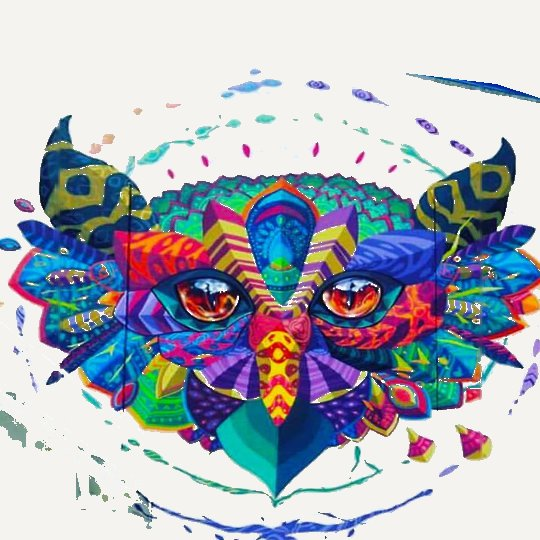
#> input picture tools/sn_paintings/rectified/night_watcher.jpg, 540 x 540 px
$ python mural_rectify_check.py
#> lines starting #> are read from the running program, lines starting #| are printed output that depends on the picture
#!/usr/bin/env python3
"""Quick QA heuristics on rectified mural tiles."""
from __future__ import annotations

import sys
from pathlib import Path

import cv2
import numpy as np

from mural_rectify import OUT_DIR, RECTIFIED_MURAL_IDS


def check(path: Path) -> list[str]:
    issues: list[str] = []
    bgr = cv2.imread(str(path))
#> bgr is the input picture: shape (540, 540, 3); mean B, G, R 185.1, 174.5, 170.1
    if bgr is None:
        return ["unreadable"]
    h, w = bgr.shape[:2]
#> h = 540; w = 540
    rgb = cv2.cvtColor(bgr, cv2.COLOR_BGR2RGB)

    # Sky-like band at top
    top = rgb[: max(1, h // 12), :, :].reshape(-1, 3).astype(np.float32)
    if top[:, 2].mean() > 165 and top[:, 0].mean() < 140:
        issues.append("sky-like top band")

    # Skin-tone heuristic (person)
    f = rgb.reshape(-1, 3).astype(np.float32)
    r, g, b = f[:, 0], f[:, 1], f[:, 2]
    skin = (r > 95) & (g > 40) & (b > 20) & (r > g) & (r > b) & (np.abs(r - g) > 15)
    if skin.mean() > 0.02:
        issues.append(f"skin-tone pixels {skin.mean()*100:.1f}%")

    # Large flat blocks (window paste)
    gray = cv2.cvtColor(bgr, cv2.COLOR_BGR2GRAY)
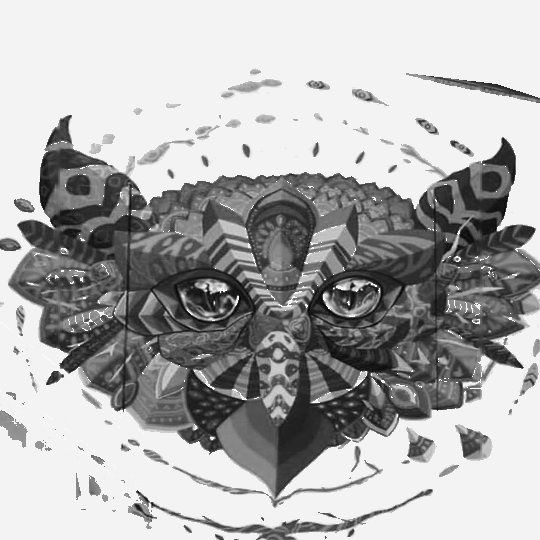
#> gray: shape (540, 540); min 3, max 255, mean 174.5
    for y0 in range(0, h - 20, max(8, h // 32)):
        for x0 in range(0, w - 20, max(8, w // 32)):
            patch = gray[y0 : y0 + 24, x0 : x0 + 24]
            if patch.size and patch.std() < 4.0 and 20 < patch.mean() < 235:
                issues.append(f"flat block near ({x0},{y0}) std={patch.std():.1f}")
#> patch: shape (24, 24); every value is 243
#> after the loop, issues = ['skin-tone pixels 5.9%', 'flat block near (288,416) std=2.9']

    # Vertical seam (column correlation dip)
    if w > 80:
        col = gray[:, w // 2 - 2 : w // 2 + 2].mean()
#> col = 162.4
        side = 0.5 * (gray[:, : w // 4].mean() + gray[:, -w // 4 :].mean())
#> side = 185.2
        if abs(col - side) > 35:
            issues.append("strong vertical center seam")

    ar = w / max(h, 1)
#> ar = 1
    if path.stem == "night_watcher" and (ar < 0.75 or ar > 1.35):
        issues.append(f"owl aspect {ar:.2f} not ~square")

    return issues[:8]


def main() -> int:
    bad = False
    for mid in sorted(RECTIFIED_MURAL_IDS):
        p = OUT_DIR / f"{mid}.jpg"
        issues = check(p)
        status = "OK" if not issues else "FAIL"
#> status = 'FAIL'
        print(f"{mid}: {status}", "; ".join(issues) if issues else "")
#| night_watcher: FAIL skin-tone pixels 5.9%; flat block near (288,416) std=2.9
        bad = bad or bool(issues)
#> bad = True
    return 1 if bad else 0


if __name__ == "__main__":
#> (the run stopped early here; a loop or call above may not have finished)

$ run again, with refs/murals/crazy/reference.jpg copied over tools/sn_paintings/rectified/night_watcher.jpg
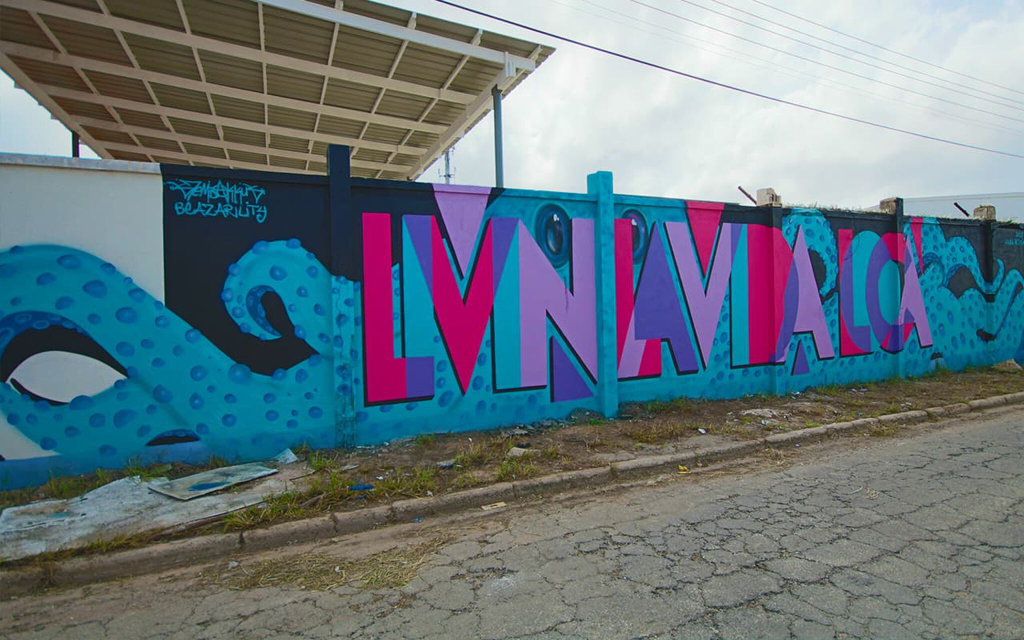
#> input picture refs/murals/crazy/reference.jpg, 2048 x 1280 px (shown at 1/2 size)
#> in check, bgr is the input picture: shape (1280, 2048, 3); mean B, G, R 128.1, 120, 104.4
#> in check, `gray = cv2.cvtColor(bgr, cv2.COLOR_BGR2GRAY)`:
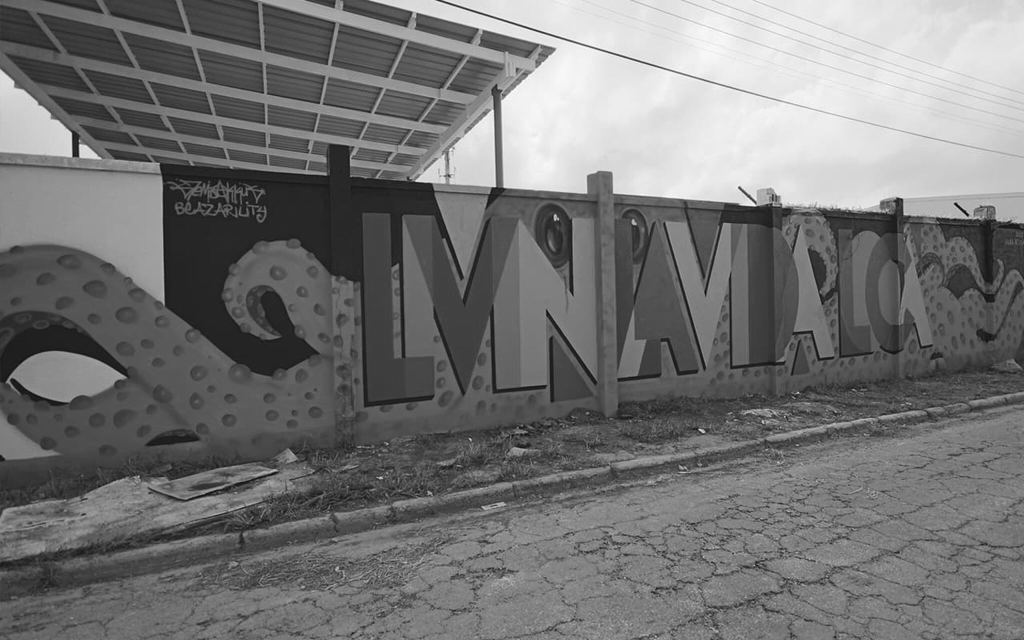
#> gray: shape (1280, 2048) (shown at 1/2 size); min 2, max 255, mean 116.2
#> after the loop in check, `for y0 in range(0, h - 20, max(8, h // 32)):`:
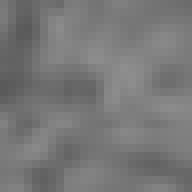
#> patch: shape (24, 24) (shown 8 times larger); min 90, max 142, mean 119.4
#> after the loop in check, `for y0 in range(0, h - 20, max(8, h // 32)):`: issues = 200 items, first 6: 'flat block near (256,0) std=2.8', 'flat block near (320,0) std=3.1', 'flat block near (384,0) std=2.3', 'flat block near (832,0) std=2.0', 'flat block near (960,0) std=2.6', 'flat block near (1024,0) std=0.0'
#> col = 132.2
#> side = 114.9
#> in main, `issues = check(p)`: issues = 8 items, first 6: 'flat block near (256,0) std=2.8', 'flat block near (320,0) std=3.1', 'flat block near (384,0) std=2.3', 'flat block near (832,0) std=2.0', 'flat block near (960,0) std=2.6', 'flat block near (1024,0) std=0.0'
#> status = 'FAIL'
#> (printed output is left out)
#> bad = True
